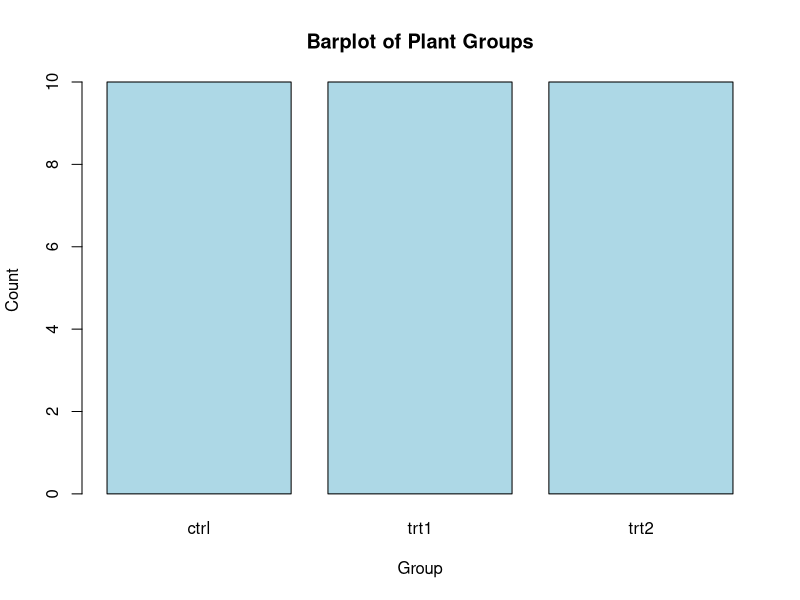
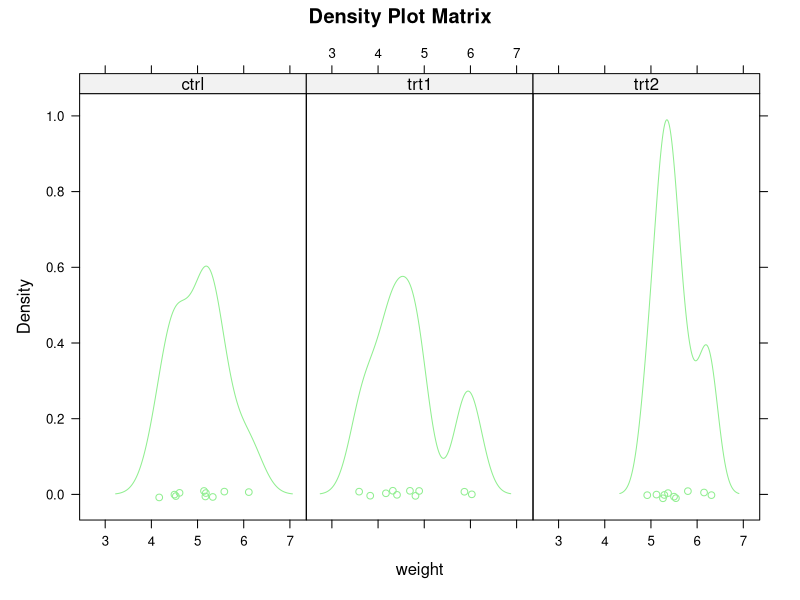

These charts were generated, in order, by the following R code:
# Load the built-in PlantGrowth dataset
data(PlantGrowth)

# i) Create a variable y and attach to it the output attribute of the PlantGrowth dataset
y <- PlantGrowth$group

# ii) Create a barplot to break down your output attribute
barplot(table(y), 
        main = "Barplot of Plant Groups", 
        col = "lightblue", 
        ylab = "Count", 
        xlab = "Group")

# iii) Create a density plot matrix for each attribute by class value
# Load required package for lattice plotting
library(lattice)

# Create density plot matrix for each attribute by class value
densityplot(~weight | group, 
            data = PlantGrowth, 
            main = "Density Plot Matrix", 
            layout = c(3, 1), 
            col = "lightgreen")
